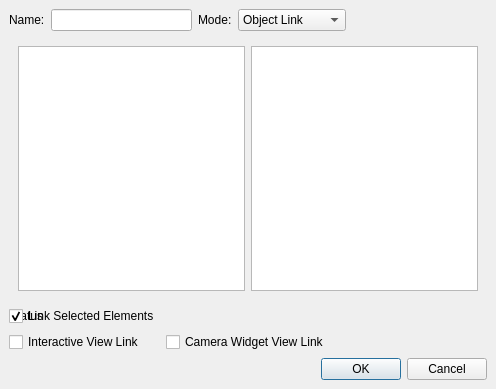
<ui version="4.0" >
 <class>pqLinksEditor</class>
 <widget class="QDialog" name="pqLinksEditor" >
  <property name="geometry" >
   <rect>
    <x>0</x>
    <y>0</y>
    <width>496</width>
    <height>389</height>
   </rect>
  </property>
  <property name="windowTitle" >
   <string>Dialog</string>
  </property>
  <layout class="QGridLayout" >
   <property name="margin" >
    <number>9</number>
   </property>
   <property name="spacing" >
    <number>6</number>
   </property>
   <item row="1" column="0" colspan="2">
    <widget class="QStackedWidget" name="stackedWidget" >
     <property name="currentIndex" >
      <number>0</number>
     </property>
     <widget class="QWidget" name="page" >
      <layout class="QGridLayout" >
       <property name="margin" >
        <number>9</number>
       </property>
       <property name="spacing" >
        <number>6</number>
       </property>
       <item row="0" column="1" >
        <widget class="QTreeView" name="ObjectTreeProxy2" />
       </item>
       <item row="0" column="0" >
        <widget class="QTreeView" name="ObjectTreeProxy1" />
       </item>
      </layout>
     </widget>
     <widget class="QWidget" name="page_2" >
      <layout class="QGridLayout" >
       <property name="margin" >
        <number>9</number>
       </property>
       <property name="spacing" >
        <number>6</number>
       </property>
       <item row="1" column="0" >
        <widget class="QListWidget" name="Property1List">
         <property name="sortingEnabled">
          <bool>true</bool>
         </property>
        </widget>
       </item>
       <item row="0" column="0" >
        <widget class="QTreeView" name="ObjectTreeProperty1" />
       </item>
       <item row="1" column="1" >
        <widget class="QListWidget" name="Property2List">
         <property name="sortingEnabled">
          <bool>true</bool>
         </property>
        </widget>
       </item>
       <item row="0" column="1" >
        <widget class="QTreeView" name="ObjectTreeProperty2" />
       </item>
      </layout>
     </widget>
     <widget class="QWidget" name="page_3" >
      <layout class="QGridLayout" >
       <property name="margin" >
        <number>9</number>
       </property>
       <property name="spacing" >
        <number>6</number>
       </property>
       <item row="0" column="0" >
        <widget class="QTreeView" name="ObjectTreeSelection1" />
       </item>
       <item row="0" column="1" >
        <widget class="QTreeView" name="ObjectTreeSelection2" />
       </item>
      </layout>
     </widget>

    </widget>
   </item>
   <item row="0" column="0" colspan="2">
    <layout class="QHBoxLayout" >
     <property name="margin" >
      <number>0</number>
     </property>
     <property name="spacing" >
      <number>6</number>
     </property>
     <item>
      <widget class="QLabel" name="label" >
       <property name="text" >
        <string>Name:</string>
       </property>
      </widget>
     </item>
     <item>
      <widget class="QLineEdit" name="lineEdit" />
     </item>
     <item>
      <widget class="QLabel" name="label_2" >
       <property name="text" >
        <string>Mode:</string>
       </property>
      </widget>
     </item>
     <item>
      <widget class="QComboBox" name="comboBox" >
       <item>
        <property name="text" >
         <string>Object Link</string>
        </property>
       </item>
       <item>
        <property name="text" >
         <string>Property Link</string>
        </property>
       </item>
       <item>
        <property name="text" >
         <string>Selection Link</string>
        </property>
       </item>
      </widget>
     </item>
     <item>
      <spacer>
       <property name="orientation" >
        <enum>Qt::Horizontal</enum>
       </property>
       <property name="sizeHint" >
        <size>
         <width>40</width>
         <height>20</height>
        </size>
       </property>
      </spacer>
     </item>
    </layout>
   </item>
   <item row="2" column="0">
    <widget class="QLabel" name="status">
     <property name="text">
      <string>Status</string>
     </property>
    </widget>
   </item>
   <item row="3" column="0" >
    <widget class="QCheckBox" name="interactiveViewLinkCheckBox" >
     <property name="text" >
      <string>Interactive View Link</string>
     </property>
     <property name="visible" >
      <bool>false</bool>
     </property>
    </widget>
   </item>
   <item row="3" column="1" >
    <widget class="QCheckBox" name="cameraWidgetViewLinkCheckBox" >
     <property name="text" >
      <string>Camera Widget View Link</string>
     </property>
     <property name="visible" >
      <bool>false</bool>
     </property>
    </widget>
   </item>
   <item row="2" column="0" >
    <widget class="QCheckBox" name="convertToIndicesCheckBox">
     <property name="toolTip">
      <string>&lt;span&gt;When enabled, selection is linked by evaluating the selection on the data source and select corresponding elements based on their indices on other linked data sources, instead of sharing the actual selection between the data sources.&lt;/span&gt;</string>
     </property>
     <property name="text">
      <string>Link Selected Elements</string>
     </property>
     <property name="checked">
      <bool>true</bool>
     </property>
     <property name="visible" >
      <bool>false</bool>
     </property>
    </widget>
   </item>
   <item row="4" column="1" >
    <widget class="QDialogButtonBox" name="buttonBox" >
     <property name="orientation" >
      <enum>Qt::Horizontal</enum>
     </property>
     <property name="standardButtons" >
      <set>QDialogButtonBox::Cancel|QDialogButtonBox::NoButton|QDialogButtonBox::Ok</set>
     </property>
    </widget>
   </item>
  </layout>
 </widget>
 <resources/>
 <connections>
  <connection>
   <sender>buttonBox</sender>
   <signal>accepted()</signal>
   <receiver>pqLinksEditor</receiver>
   <slot>accept()</slot>
   <hints>
    <hint type="sourcelabel" >
     <x>227</x>
     <y>367</y>
    </hint>
    <hint type="destinationlabel" >
     <x>157</x>
     <y>274</y>
    </hint>
   </hints>
  </connection>
  <connection>
   <sender>buttonBox</sender>
   <signal>rejected()</signal>
   <receiver>pqLinksEditor</receiver>
   <slot>reject()</slot>
   <hints>
    <hint type="sourcelabel" >
     <x>295</x>
     <y>373</y>
    </hint>
    <hint type="destinationlabel" >
     <x>286</x>
     <y>274</y>
    </hint>
   </hints>
  </connection>
  <connection>
   <sender>comboBox</sender>
   <signal>currentIndexChanged(int)</signal>
   <receiver>stackedWidget</receiver>
   <slot>setCurrentIndex(int)</slot>
   <hints>
    <hint type="sourcelabel" >
     <x>304</x>
     <y>22</y>
    </hint>
    <hint type="destinationlabel" >
     <x>481</x>
     <y>45</y>
    </hint>
   </hints>
  </connection>
 </connections>
</ui>
